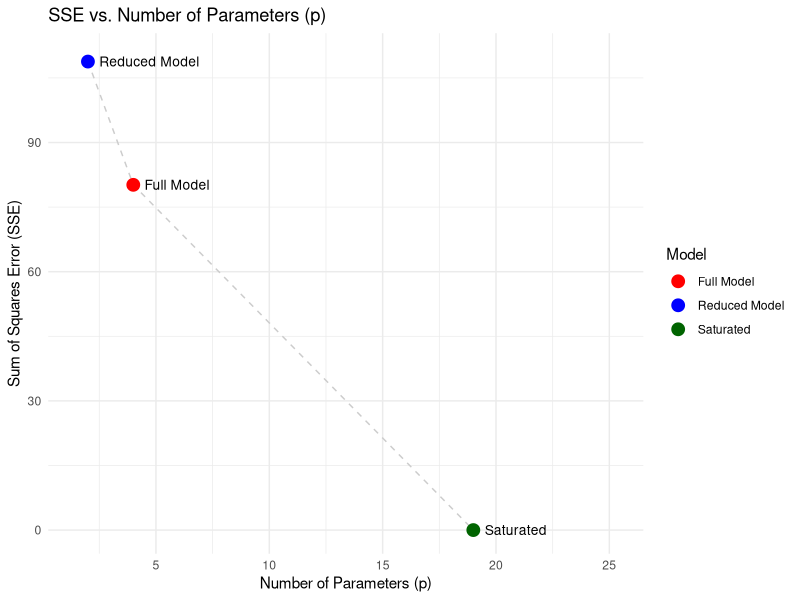

Write R code to recreate this figure.
## ---- chunk 1
#| echo: true
#| label: method-1-manual-and-car
#| message: false
library(knitr)
library(car)

# Load Data 
chemical_data <- data.frame(
  y1 = c(41.5, 33.8, 27.7, 21.7, 19.9, 15.0, 12.2, 4.3, 19.3, 6.4, 
         37.6, 18.0, 26.3, 9.9, 25.0, 14.1, 15.2, 15.9, 19.6),
  x1 = c(162, 162, 162, 162, 172, 172, 172, 172, 167, 177, 
         157, 167, 167, 167, 167, 177, 177, 160, 160),
  x2 = c(23, 23, 30, 30, 25, 25, 30, 30, 27.5, 27.5, 
         27.5, 32.5, 22.5, 27.5, 27.5, 20, 20, 34, 34),
  x3 = c(3, 8, 5, 8, 5, 8, 5, 8, 6.5, 6.5, 
         6.5, 6.5, 6.5, 9.5, 3.5, 6.5, 6.5, 7.5, 7.5)
)

# Fit Full Model
full_model <- lm(y1 ~ x1 + x2 + x3, data = chemical_data)
beta_hat <- coef(full_model)
XtX_inv  <- summary(full_model)$cov.unscaled
SSE_FM   <- sum(residuals(full_model)^2)
n <- nrow(chemical_data)
k <- 3

# --- Manual Matrix Implementation ---
C <- matrix(c(0, 2, -2,  0,
              0, 0,  2, -1), nrow = 2, byrow = TRUE)
q <- nrow(C) 

Cb <- C %*% beta_hat
middle_term <- solve(C %*% XtX_inv %*% t(C))
SSH <- as.numeric(t(Cb) %*% middle_term %*% Cb)

# Constructing ANOVA components
df_error <- n - k - 1
MSE <- SSE_FM / df_error
F_stat <- (SSH / q) / MSE
p_val <- pf(F_stat, q, df_error, lower.tail = FALSE)

# Display as an ANOVA table
anova_manual <- data.frame(
  Df = c(q, df_error),
  `Sum Sq` = c(SSH, SSE_FM),
  `Mean Sq` = c(SSH/q, MSE),
  `F value` = c(F_stat, NA),
  `Pr(>F)` = c(p_val, NA),
  row.names = c("Hypothesis", "Residuals")
)

print(as.table(as.matrix(anova_manual)))

# --- Verification with car package ---
hypotheses <- c("2*x1 - 2*x2 = 0", "2*x2 - x3 = 0")
print(linearHypothesis(full_model, hypotheses))
## ---- chunk 2
#| echo: true
#| label: method-2-nested
#| message: false
library(ggplot2)

# Create the reduced variable z based on constraints
chemical_data$z <- 0.5 * chemical_data$x1 + 0.5 * chemical_data$x2 + chemical_data$x3

# Fit Models
reduced_model <- lm(y1 ~ z, data = chemical_data)

# Data for Plotting
n_obs <- nrow(chemical_data)
p_full <- length(coef(full_model))
p_red  <- length(coef(reduced_model))
p_sat  <- n_obs

viz_data <- data.frame(
  p = c(p_sat, p_full, p_red),
  sse = c(0, sum(residuals(full_model)^2), sum(residuals(reduced_model)^2)),
  Model = c("Saturated", "Full Model", "Reduced Model")
)

ggplot(viz_data, aes(x = p, y = sse)) +
  geom_line(color = "gray80", linetype = "dashed") +
  geom_point(aes(color = Model), size = 4) +
  # Use nudge_x and hjust=0 to place text on the right
  geom_text(aes(label = Model), hjust = 0, nudge_x = 0.5, size = 3.5) +
  labs(
    title = "SSE vs. Number of Parameters (p)",
    x = "Number of Parameters (p)",
    y = "Sum of Squares Error (SSE)"
  ) +
  theme_minimal() +
  scale_color_manual(values = c("Full Model" = "red", 
                                "Reduced Model" = "blue", 
                                "Saturated" = "darkgreen")) +
  # Expand x-axis slightly to make room for text on the right
  scale_x_continuous(expand = expansion(mult = c(0.1, 0.4))) +
  ylim(0, max(viz_data$sse) * 1.01)

# Display raw text output from anova for nested models
anova(reduced_model, full_model)
